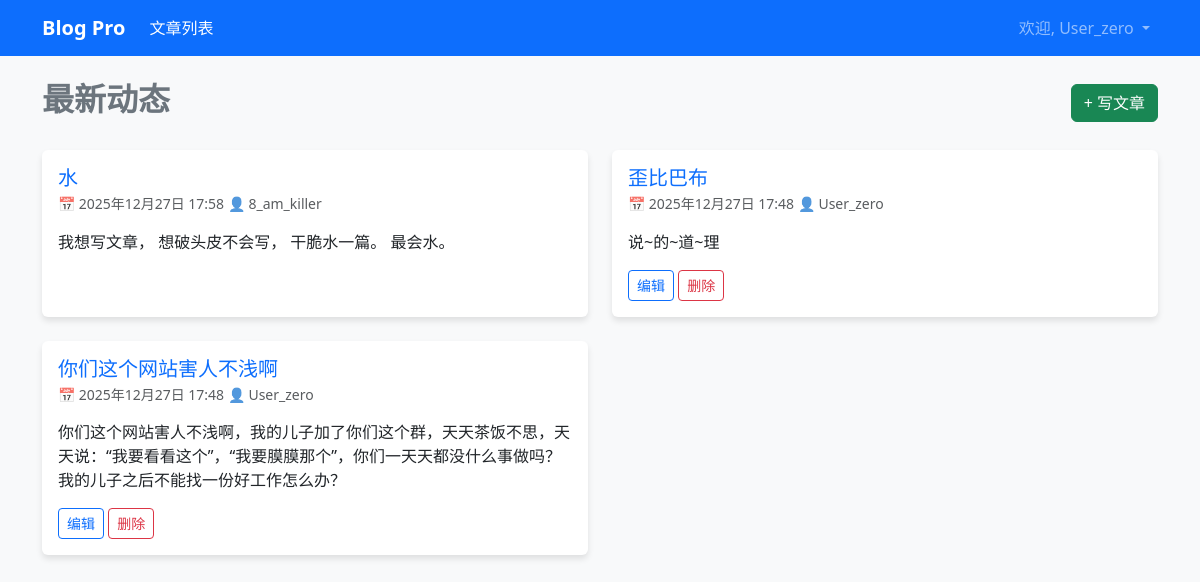
Screenshot of / (signed in) with the database file from the repository.
### blogs/models.py (models this page shows, shortened)
class BlogPost(models.Model):
    title = models.CharField(max_length=200, verbose_name="标题")
    text = models.TextField(verbose_name="内容")
    date_added = models.DateTimeField(auto_now_add=True)
    owner = models.ForeignKey(User, on_delete=models.CASCADE)

### blogs/views.py (the view)
# urls.py: path('', views.index, name='index'),
def index(request):
    posts_list = BlogPost.objects.order_by('-date_added')
    paginator = Paginator(posts_list, 6)
    page_number = request.GET.get('page')
    page_obj = paginator.get_page(page_number)
    is_paginated = page_obj.has_other_pages()
    context = {
        'posts': page_obj, # 注意这里传的是 page_obj 而不是 posts_list
        'page_obj': page_obj,
        'is_paginated': is_paginated
    }
    return render(request, 'blogs/index.html', context)

### blogs/templates/blogs/index.html (shortened to what this page needs)
{% extends 'blogs/base.html' %}
{% block content %}
<div class="row align-items-center mb-4">
    <div class="col">
        <h2 class="fw-bold text-secondary">最新动态</h2>
    </div>
    {% if user.is_authenticated %}
    <div class="col-auto">
        <a href="{% url 'blogs:new_post' %}" class="btn btn-success">+ 写文章</a>
    </div>
    {% endif %}
</div>
<div class="row">
    {% for post in posts %}
        <div class="col-md-6 mb-4">
            <div class="card h-100">
                <div class="card-body">
                    <h5 class="card-title text-primary">{{ post.title }}</h5>
                    <h6 class="card-subtitle mb-3 text-muted">
                        <small>
                            📅 {{ post.date_added|date:'Y年m月d日 H:i' }}
                            👤 {{ post.owner.username }}
                        </small>
                    </h6>
                    <p class="card-text">{{ post.text|truncatechars:100 }}</p>
                    <div class="mt-3">
                        {% if user == post.owner %}
                            <a href="{% url 'blogs:edit_post' post.id %}" class="btn btn-sm btn-outline-primary">编辑</a>
                            <a href="{% url 'blogs:delete_post' post.id %}" class="btn btn-sm btn-outline-danger" onclick="return confirm('确定要删除这篇文章吗？');">删除</a>
                        {% endif %}
                    </div>
                </div>
            </div>
        </div>
    {% empty %}
        <div class="col-12 text-center py-5">
            <h4 class="text-muted">还没有人发布文章...</h4>
        </div>
    {% endfor %}
</div>
{% endblock content %}

### blogs/templates/blogs/base.html (shortened to what this page needs)
<!DOCTYPE html>
<html lang="zh-CN">
<head>
    <link href="https://cdn.jsdelivr.net/npm/bootstrap@5.3.0/dist/css/bootstrap.min.css" rel="stylesheet">
</head>
<body>
    <nav class="navbar navbar-expand-lg navbar-dark bg-primary mb-4">
        <div class="container">
            <a class="navbar-brand fw-bold" href="{% url 'blogs:index' %}">Blog Pro</a>
            <div class="collapse navbar-collapse" id="navbarContent">
                <ul class="navbar-nav me-auto mb-2 mb-lg-0">
                    <li class="nav-item">
                        <a class="nav-link active" href="{% url 'blogs:index' %}">文章列表</a>
                    </li>
                </ul>
                <ul class="navbar-nav ms-auto">
                    {% if user.is_authenticated %}
                        <li class="nav-item dropdown">
                            <a class="nav-link dropdown-toggle" href="#" role="button" data-bs-toggle="dropdown">
                                欢迎, {{ user.username }}
                            </a>
                        </li>
                    {% else %}
                        <li class="nav-item"><a class="nav-link" href="{% url 'users:login' %}">登录</a></li>
                        <li class="nav-item"><a class="nav-link" href="{% url 'users:register' %}">注册</a></li>
                    {% endif %}
                </ul>
            </div>
        </div>
    </nav>
    <div class="container">
        {% block content %}{% endblock content %}
    </div>
</body>
</html>

### blogs/templates/blogs/base.html (style rules this page uses)
body { background-color: #f8f9fa; }
.card { box-shadow: 0 4px 6px rgba(0,0,0,0.1); border: none; transition: transform 0.2s; }

### rows the page displays
BlogPost: title "水", date_added "2025年12月27日 17:58", owner.username "8_am_killer", text "我想写文章， 想破头皮不会写， 干脆水一篇。 最会水。"
BlogPost: title "歪比巴布", date_added "2025年12月27日 17:48", owner.username "User_zero", text "说~的~道~理", shows "编辑"
BlogPost: title "你们这个网站害人不浅啊", date_added "2025年12月27日 17:48", owner.username "User_zero", text "你们这个网站害人不浅啊，我的儿子加了你们这个群，天天茶饭不思，天天说：“我要看看这个”，“我要膜膜那个”，你们一天天都没什么事做吗？我的儿子之后不能找一份好工作怎么办？", shows "编辑"

### other values shown
{{ user.username }} "User_zero"
